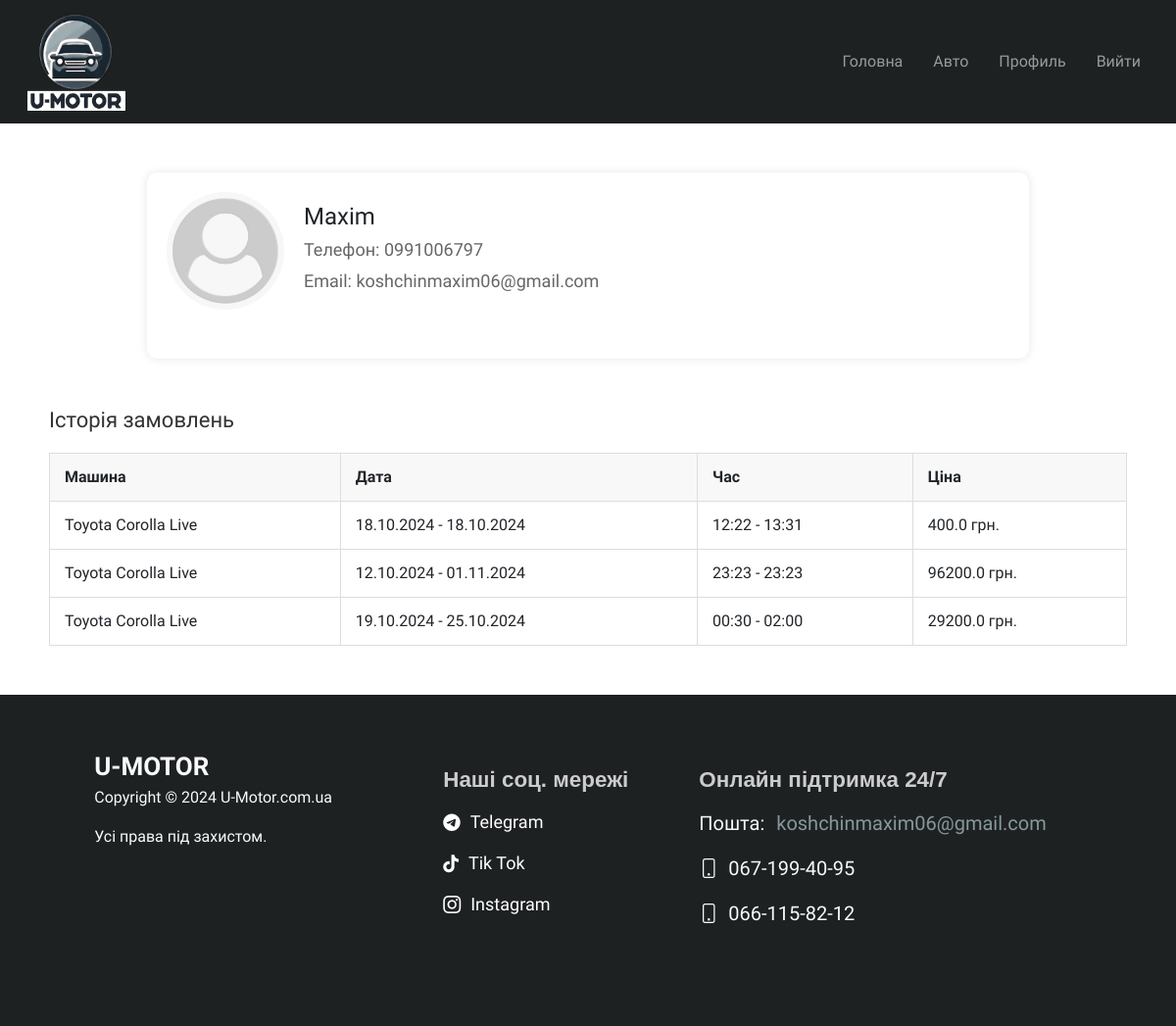
Page /my_profile/Maxim (signed in) on the committed database.
### app/models.py (models this page shows)
class User(UserMixin, db.Model):
    __tablename__ = 'user'  # Явно указываем имя таблицы
    id = db.Column(db.Integer, primary_key=True)
    user_name = db.Column(db.String(110),  nullable=False)
    user_password = db.Column(db.String(100), nullable=False)
    user_email = db.Column(db.String, unique=True, nullable=False)
    user_phone = db.Column(db.String, unique=True, nullable=False)
    user_photo = db.Column(db.String, nullable=False, default="default.png")
    is_admin = db.Column(db.Boolean, default=False)
    orders = db.relationship('Order', backref='user_relationship', lazy=True)

class Order(db.Model):
    __tablename__ = 'order'  # Явно указываем имя таблицы
    id = db.Column(db.Integer, primary_key=True)
    user_id = db.Column(db.Integer, db.ForeignKey('user.id'), nullable=True)
    user_phone = db.Column(db.String, nullable=True)
    car_id = db.Column(db.Integer, db.ForeignKey('cars.id'), nullable=False)
    start_date = db.Column(db.DateTime, nullable=False)
    stop_date = db.Column(db.DateTime, nullable=False)
    total_price = db.Column(db.Float, nullable=False)
    car = db.relationship('Cars', back_populates='orders')

class Cars(db.Model):
    __tablename__ = 'cars'  # Явно указываем имя таблицы
    id = db.Column(db.Integer, primary_key=True)
    car = db.Column(db.String, nullable=False)
    brand = db.Column(db.String, nullable=False)
    price = db.Column(db.Integer, nullable=False)  # Цена за день
    body = db.Column(db.String, nullable=False)
    image = db.Column(db.String, nullable=False, default="default.png")
    orders = db.relationship('Order', back_populates='car', lazy=True)

### app/routes.py (the view)
@bp.route("/my_profile/<string:user_name>", methods=["GET", "POST"])
@login_required
def my_profile(user_name):
    user = User.query.filter_by(user_name=user_name).first()
    if not user:
        flash('Користувача не знайдено!', 'warning')
        return redirect(url_for('main.home'))
    return render_template("my_profile.html", user=user)

### app/__init__.py (called while the page is built)
@login_manager.user_loader
def load_user(user_id):
    return User.query.get(int(user_id))

### app/routes.py (called while the page is built)
@bp.context_processor
def inject_form():
    return dict(registerform=RegisterForm())

@bp.context_processor
def inject_form():
    return dict(loginform=LoginForm())

### app/templates/my_profile.html (shortened to what this page needs)
{% extends "base.html" %}
{% block content %}
<div class="profile__wrapper">
    <div class="profile-container">
        <div class="profile-header">
            <img src="{{ url_for('static', filename='/photos/users/' + user.user_photo) }}" alt="{{ user.user_name }}" class="avatar">
            <div class="user-info">
                <h1>{{ user.user_name }}</h1>
                <p>Телефон: {{ user.user_phone }}</p>
                <p>Email: {{ user.user_email }}</p>
            </div>
        </div>
    </div>
    <div class="order-history">
        <h2>Історія замовлень</h2>
        <table>
            <thead>
            <tr>
                <th>Машина</th>
                <th>Дата</th>
                <th>Час</th>
                <th>Ціна</th>
            </tr>
            </thead>
            <tbody>
            {% for order in user.orders %}
            <tr>
                <td>{{ order.car.brand }} {{ order.car.car }}</td>
                <td>{{ order.start_date.strftime('%d.%m.%Y') }} - {{ order.stop_date.strftime('%d.%m.%Y') }}</td>
                <td>{{ order.start_date.strftime('%H:%M') }} - {{ order.stop_date.strftime('%H:%M') }}</td>
                <td>{{ order.total_price }} грн.</td>
            </tr>
            {% endfor %}
            </tbody>
        </table>
    </div>
</div>
{% endblock %}

### app/templates/base.html (shortened to what this page needs)
<!DOCTYPE html>
<html lang="en">
<head>
    <link href="https://cdn.jsdelivr.net/npm/bootstrap@5.3.0/dist/css/bootstrap.min.css" rel="stylesheet">
    <link rel="stylesheet" href="{{ url_for('static', filename='styles/styles.css') }}">
    <link rel="stylesheet" href="https://cdnjs.cloudflare.com/ajax/libs/font-awesome/6.0.0-beta3/css/all.min.css">
    <link rel="stylesheet" href="https://cdn.jsdelivr.net/npm/bootstrap-icons@1.10.5/font/bootstrap-icons.css">
    <link rel="stylesheet" href="https://cdn.jsdelivr.net/npm/flatpickr/dist/flatpickr.min.css">
    <link rel="stylesheet" href="https://cdnjs.cloudflare.com/ajax/libs/jquery-timepicker/1.13.18/jquery.timepicker.min.css">
</head>
<body>
    <header class="navbar navbar-expand-lg navbar-dark px-3">
        <div class="container-fluid">
            <a class="navbar-brand" href="/"><img class="logo-img" src="static/photos/logo/logo3.png" alt=""></a>
            <div class="collapse navbar-collapse" id="navbarNav">
                <ul class="navbar-nav ms-auto navlist">
                    <li class="nav-item">
                        <a class="nav-link {% if request.path == url_for('main.home') %}active{% endif %}" href="{{ url_for('main.home') }}">Головна</a>
                    </li>
                    <li class="nav-item">
                        <a class="nav-link {% if request.path == url_for('main.cars') %}active{% endif %}" href="{{ url_for('main.cars') }}">Авто</a>
                    </li>
                    {% if current_user.is_authenticated %}
                    <li class="nav-item">
                        <a class="nav-link {% if request.path == url_for('main.my_profile', user_name=current_user.user_name) %}active{% endif %}" href="{{ url_for('main.my_profile', user_name=current_user.user_name) }}">Профиль</a>
                    </li>
                    <li class="nav-item">
                        <a class="nav-link" href="{{ url_for('main.logout') }}">Вийти</a>
                    </li>
                    {% endif %}
                </ul>
            </div>
        </div>
    </header>
    <div class="toast-container position-fixed bottom-0 end-0 p-3">
    </div>
    <main  >
        {% block content %}
        {% endblock %}
    </main>
    <footer class="footer text-light">
        <div class="container p-4">
            <div class="footer_row d-flex justify-content-center">
                <div class="footer_col">
                    <div class="footer__col_container">
                        <a class="navbar-brand" href="/">U-Motor</a>
                        <p>Copyright © 2024  U-Motor.com.ua</p>
                        <span>Усі права під захистом.</span>
                    </div>
                </div>
                <div class="footer_col">
                    <div class="container-fluid block-social-icons">
                        <p class="social-icons-text">Наші соц. мережі</p>
                        <div class="social-icons">
                            <a href="https://t.me/desinspire" target="_blank" class="icon link__icon">
                                <i class="fab fa-telegram-plane"></i> <span>Telegram</span>
                            </a>
                            <a href="https://www.tiktok.com" target="_blank" class="icon link__icon">
                                <i class="fab fa-tiktok"></i> <span>Tik Tok</span>
                            </a>
                            <a href="https://www.instagram.com" target="_blank" class="icon link__icon">
                                <i class="bi bi-instagram"></i> <span>Instagram</span>
                            </a>
                        </div>
                    </div>
                    <div class="container-fluid block-online-support">
                        <p class="online-support-text">Онлайн підтримка 24/7</p>
                        <div class="online-support">
                            <p>Пошта: <span><a href="mailto:koshchinmaxim06@gmail.com" >koshchinmaxim06@gmail.com</a></span></p>
                            <p><i class="bi bi-phone"></i><span class="phone">067-199-40-95</span></p>
                            <p><i class="bi bi-phone"></i><span class="phone">066-115-82-12</span></p>
                        </div>
                    </div>
                </div>
            </div>
        </div>
    </footer>
</body>
</html>

### app/static/styles/styles.css (style rules this page uses)
* { font-family:"Exo 2", sans-serif; }
html, body { margin: 0; padding: 0; width: 100%; min-height: 100vh; overflow-x: hidden; }
body { display: flex; flex-direction: column; }
header { background-color: #1E2122; }
.logo-img { width: 100px; height: 100px; }
main { flex: 1 0 auto; margin: 0; }
footer { background-color: #1E2122; margin: 0; padding: 0; flex-shrink: 0; }
.footer { width: 100%; padding: 20px; }
.footer_col { display: flex; min-width: 300px; margin: 10px; flex-wrap: wrap; justify-content: space-between; }
.profile__wrapper { padding: 0 15px; margin-bottom: 50px; }
.profile-container { max-width: 900px; margin: 50px auto; padding: 20px; background-color: white; border-radius: 10px; box-shadow: 0 0 10px rgba(0, 0, 0, 0.1); }
.profile-header { display: flex; align-items: center; margin-bottom: 30px; }
.profile-header .avatar { width: 120px; height: 120px; border-radius: 50%; object-fit: cover; margin-right: 20px; }
.profile-header .user-info h1 { margin: 0; font-size: 24px; }
.profile-header .user-info p { margin: 5px 0; font-size: 18px; color: #666; }
.order-history { max-width: 1100px; margin: 0 auto; }
.order-history h2 { font-size: 22px; margin-bottom: 20px; color: #333; }
.order-history table { width: 100%; border-collapse: collapse; margin-top: 10px; }
.order-history table th, .order-history table td { padding: 12px 15px; border: 1px solid #ddd; text-align: left; }
.order-history table th { background-color: #f8f8f8; }
.order-history table td { background-color: #fff; }
.social-icons { display: flex; justify-content: center; gap: 15px; flex-direction: column; }
.social-icons a { display: inline-flex; align-items: center; text-decoration: none; color: #fff; font-size: 18px; }
.social-icons a span { white-space: nowrap; overflow: hidden; max-width: 120px; }
.icon { text-decoration: none; color: #bababa; font-size: 30px; transition: color 0.3s ease; }
.block-social-icons, .block-online-support { height: auto; padding: 20px; width: auto; margin-left: 2vh; margin-right: 2vh; margin-bottom: 10px; }
.block-online-support { border-radius: 2vh; }
.social-icons-text, .online-support-text { color: #ccc; font: 1.4em sans-serif; }
.online-support a { color: #86989B; text-decoration: none; margin-left: 7px; }
.online-support p { font-size: 20px; }
.phone { margin-left: 10px; }
.navbar-brand { font-weight: 700; font-size: 26px; font-family: "Exo 2", sans-serif; text-transform: uppercase; }
.social-icons-text, .online-support-text { font-weight: 600; }

### rows in the picture
User: user_photo (placeholder picture), user_name "Maxim", user_phone "0991006797", user_email "koshchinmaxim06@gmail.com"
Order: car.brand "Toyota", car.car "Corolla Live", start_date "18.10.2024", stop_date "18.10.2024", start_date "12:22", stop_date "13:31", total_price "400.0"
Order: car.brand "Toyota", car.car "Corolla Live", start_date "12.10.2024", stop_date "01.11.2024", start_date "23:23", stop_date "23:23", total_price "96200.0"
Order: car.brand "Toyota", car.car "Corolla Live", start_date "19.10.2024", stop_date "25.10.2024", start_date "00:30", stop_date "02:00", total_price "29200.0"
